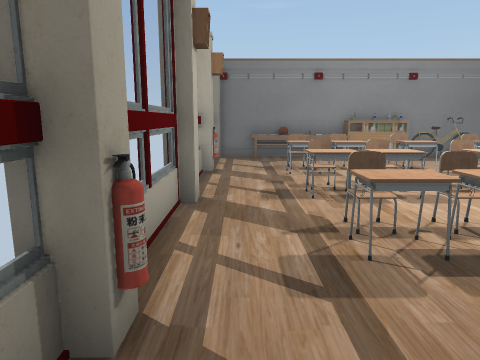
view 1 (above)

14 first-person views from a walk through a scene from a Unity 3-D project. The camera is 1.5 m above the floor, tilts 10° down and sees 70° across. The floor is counted in squares, 1 m on a side. Each view is taken from the middle of a square. On the plan, view 1 faces up. The plan holds only what a view shows up to about 16 squares ahead; the rest is blank. The player is left out. Some surface patterns are stand-ins.

view 2
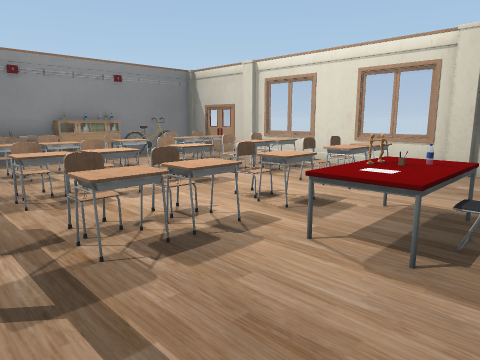

view 3
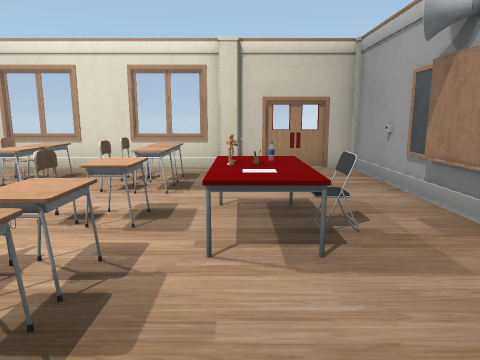

view 4
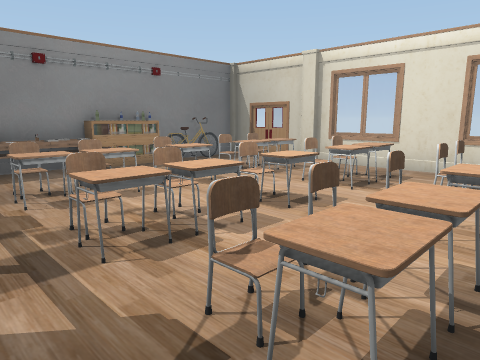

view 5
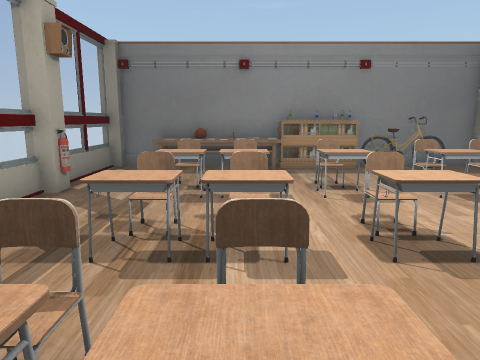

view 6
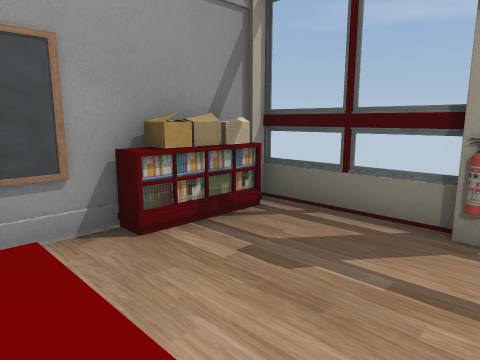

view 7
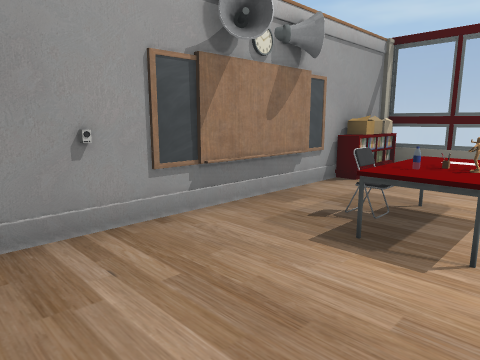

view 8
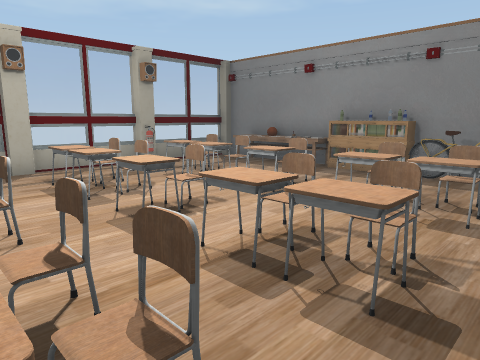

view 9
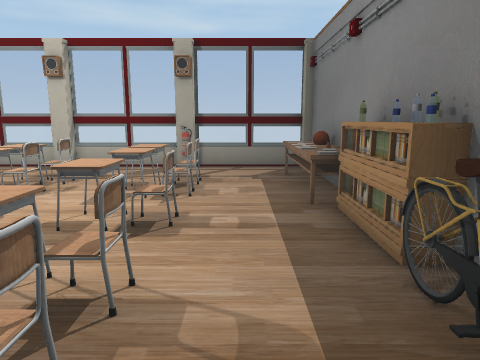

view 10
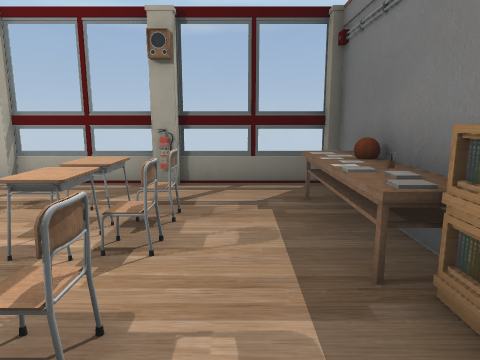

view 11
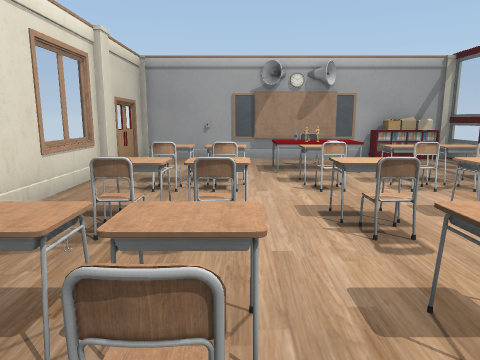

view 12
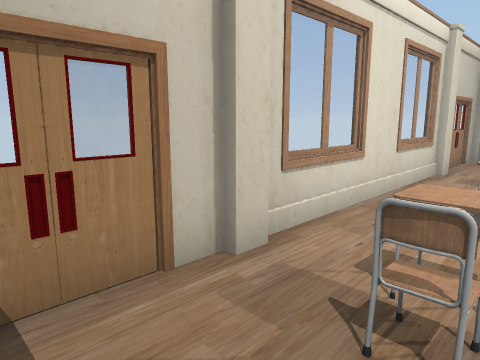

view 13
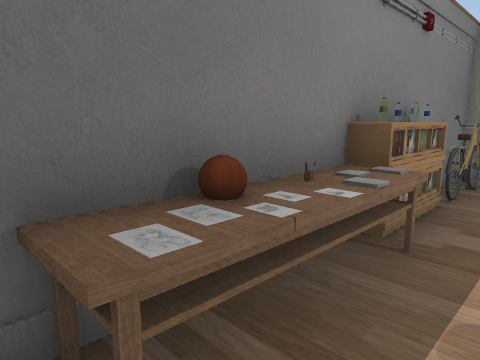

view 14
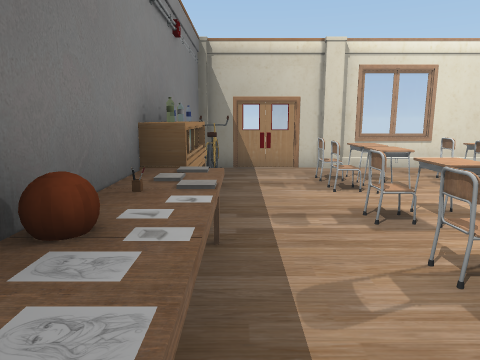

### Floor plan
Points are (right, up) in squares from view 1. A wall is a line through its corners. A room is listed if a view was taken in it or the views show most of it. See-through windows are left out.
Room 1 (views 1, 2, 3, 4, 5, 6, 7, 8, 9, 10, 11, 12, 13, 14)
walls: (-1.1, 5.6) (-1.1, 3.4); (10.8, 2.6) (10.8, 9.6); (10.8, 10.5) (10.8, 14); (-1.1, 1.6) (-1.1, -1.6) (3.6, -1.6); (5.4, -1.6) (10.8, -1.6) (10.8, 1.5); (0.4, 14.3) (-0.9, 14.3); (10.7, 14.3) (9.4, 14.3); (-1.1, 14.1) (-1.1, 6.6)
objects: other object (-1, 2); other object (-1, 6); other object (-1, 10); other object (0, -1) to (2, -1); other object (1, 4) to (2, 4); other object (1, 7) to (2, 7); other object (1, 10) to (2, 10); other object (1, 13); other object (1, 14); other object (2, 5); other object (2, 8); other object (2, 11); other object (2, 13); other object (2, 14); other object (3, 4); other object (3, 5); other object (3, 7); other object (3, 8); other object (3, 10); other object (3, 11); other object (3, 13); other object (3, 14); other object (4, 1) to (4, 2); other object (4, 13); other object (4, 14); other object (5, 1); other object (5, 2); other object (5, 3); other object (5, 4); other object (5, 5); other object (5, 7); other object (5, 8); other object (5, 10); other object (5, 11); other object (5, 14); other object (6, 1) to (6, 2); other object (6, 14); other object (7, 4) to (8, 4); other object (7, 5); other object (7, 7) to (8, 7); other object (7, 8); other object (7, 10) to (8, 10); other object (7, 11); other object (7, 14) to (9, 14); other object (8, 11); other object (9, 4); other object (9, 5); other object (9, 7); other object (9, 8); other object (9, 10); other object (11, 2); other object (11, 10)

Where each view was taken, in squares from view 1:
view 1: 0 up, 0 right, facing up
view 2: 0 up, 0 right, facing up-right
view 3: 2 up, 0 right, facing right
view 4: 3 up, 0 right, facing up-right
view 5: 3 up, 3 right, facing up
view 6: 3 up, 4 right, facing down-left
view 7: 3 up, 10 right, facing down-left
view 8: 4 up, 10 right, facing up-left
view 9: 12 up, 10 right, facing left
view 10: 12 up, 7 right, facing left
view 11: 12 up, 7 right, facing down
view 12: 13 up, 8 right, facing down-right
view 13: 12 up, 0 right, facing up-right
view 14: 13 up, 0 right, facing right
